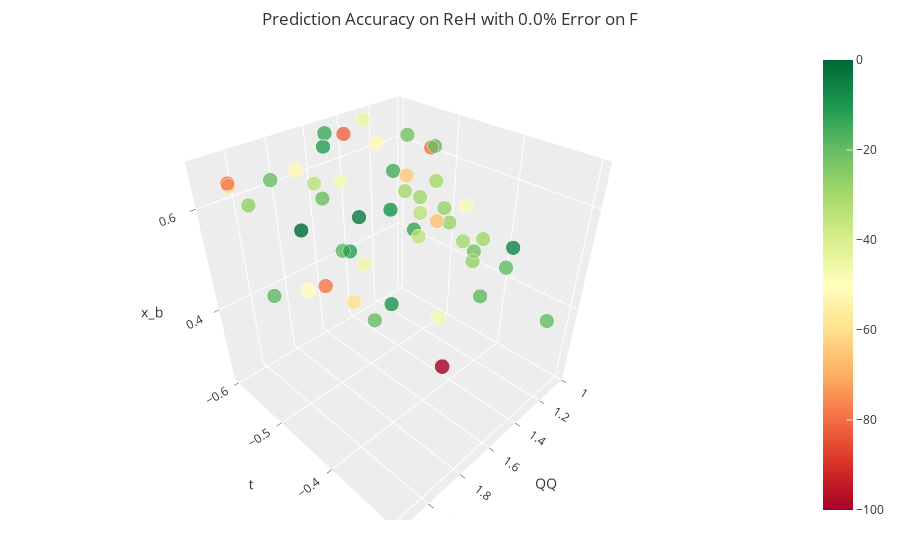

Notebook code for this chart:
### Code cell
plotInteractive(0.0, 50, 'ReH')
